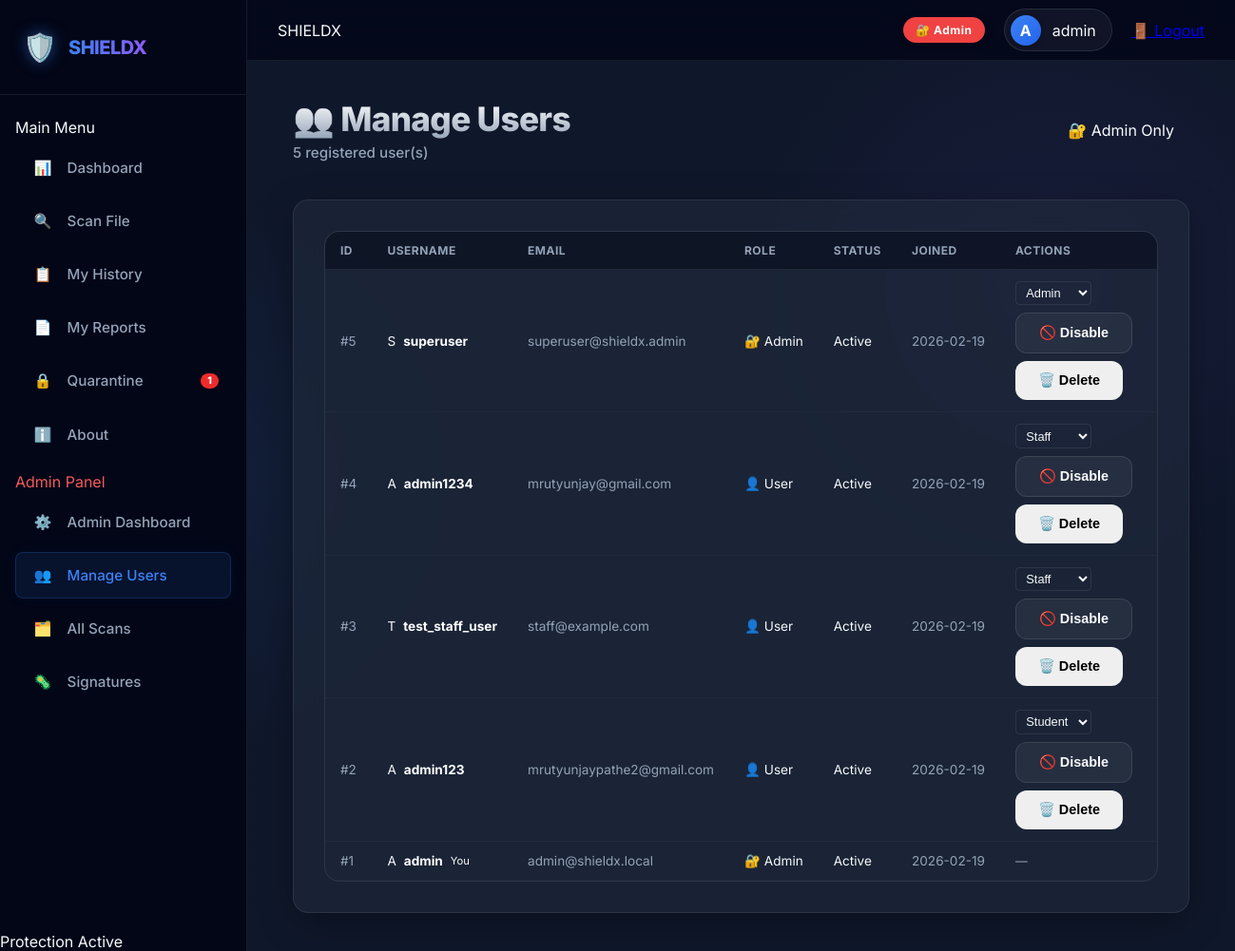
Page /admin/users (signed in) on the committed database.
### web/models.py (models this page shows, shortened)
class User(UserMixin, db.Model):
    __tablename__ = "users"
    id            = db.Column(db.Integer, primary_key=True)
    username      = db.Column(db.String(80),  unique=True, nullable=False)
    email         = db.Column(db.String(120), unique=True, nullable=False)
    password_hash = db.Column(db.String(256), nullable=False)
    role          = db.Column(db.String(20), default="student")  # student | staff | admin
    is_active     = db.Column(db.Boolean, default=True)
    created_at    = db.Column(db.DateTime, default=datetime.utcnow)
    @property
    def is_admin(self) -> bool:
        return self.role == "admin"
    @property
    def role_label(self) -> str:
        return {"student": "🎓 Student", "staff": "👔 Staff", "admin": "🔐 Admin"}.get(self.role, self.role)
    @property
    def role_color(self) -> str:
        return {
            "student": "hsl(213,94%,60%)",
            "staff":   "hsl(142,71%,45%)",
            "admin":   "hsl(0,85%,60%)",
        }.get(self.role, "var(--text-muted)")

### web/admin.py (the view)
@admin_bp.route("/users")
@admin_required
def users():
    all_users = User.query.order_by(User.created_at.desc()).all()
    return render_template("admin/users.html", users=all_users, roles=ROLES)

### web/admin.py (called while the page is built)
def admin_required(f):
    @wraps(f)
    @login_required
    def decorated(*args, **kwargs):
        if not current_user.is_admin:
            flash("Admin access required.", "error")
            return redirect(url_for("main.index"))
        return f(*args, **kwargs)
    return decorated

### web/quarantine.py (called while the page is built)
def _load() -> list:
    if not _INDEX_FILE or not os.path.exists(_INDEX_FILE):
        return []
    try:
        with open(_INDEX_FILE, "r") as f:
            return json.load(f)
    except Exception:
        return []

def get_all(user_id: int = None, admin: bool = False) -> list:
    index = _load()
    if admin:
        return index
    if user_id is not None:
        return [e for e in index if e.get("user_id") == user_id]
    return []

### web/templates/admin/users.html (shortened to what this page needs)
{% extends "base.html" %}
{% block content %}
<div class="page-header">
    <div>
        <h1 class="page-title">👥 Manage Users</h1>
        <p class="page-subtitle">{{ users | length }} registered user(s)</p>
    </div>
    <span class="badge badge-danger" style="padding:0.5rem 1rem;">🔐 Admin Only</span>
</div>
<div class="glass-card">
    {% if users %}
    <div class="table-wrapper">
        <table class="data-table">
            <thead>
                <tr>
                    <th>ID</th>
                    <th>Username</th>
                    <th>Email</th>
                    <th>Role</th>
                    <th>Status</th>
                    <th>Joined</th>
                    <th>Actions</th>
                </tr>
            </thead>
            <tbody>
                {% for user in users %}
                <tr>
                    <td style="color:var(--text-muted)">#{{ user.id }}</td>
                    <td>
                        <div style="display:flex; align-items:center; gap:0.5rem;">
                            <div class="mini-avatar">{{ user.username[0]|upper }}</div>
                            <strong>{{ user.username }}</strong>
                            {% if user.id == current_user.id %}
                            <span class="badge badge-low" style="font-size:0.7rem;">You</span>
                            {% endif %}
                        </div>
                    </td>
                    <td style="color:var(--text-muted); font-size:0.85rem;">{{ user.email }}</td>
                    <td>
                        {% if user.is_admin %}
                        <span class="badge badge-danger">🔐 Admin</span>
                        {% else %}
                        <span class="badge badge-low">👤 User</span>
                        {% endif %}
                    </td>
                    <td>
                        {% if user.is_active %}
                        <span class="badge badge-success">Active</span>
                        {% else %}
                        <span class="badge"
                            style="background:hsl(222,22%,18%); color:var(--text-muted); border:1px solid var(--border);">Disabled</span>
                        {% endif %}
                    </td>
                    <td style="color:var(--text-muted); font-size:0.85rem;">{{ user.created_at.strftime('%Y-%m-%d') }}
                    </td>
                    <td>
                        {% if user.id != current_user.id %}
                        <div style="display:flex; gap:0.5rem; flex-wrap:wrap;">
                            <form method="POST" action="{{ url_for('admin.set_role', user_id=user.id) }}"
                                style="display:inline-flex; align-items:center;">
                                <select name="role" onchange="this.form.submit()"
                                    style="padding:0.2rem 0.4rem; border-radius:4px; background:var(--bg-main); color:var(--text); border:1px solid var(--border); font-size:0.8rem; cursor:pointer;">
                                    {% for r in roles %}
                                    <option value="{{ r }}" {% if user.role==r %}selected{% endif %}>
                                        {{ r|capitalize }}
                                    </option>
                                    {% endfor %}
                                </select>
                            </form>
                            <form method="POST" action="{{ url_for('admin.toggle_active', user_id=user.id) }}"
                                style="display:inline;">
                                <button type="submit" class="btn btn-ghost btn-sm">
                                    {% if user.is_active %}🚫 Disable{% else %}✅ Enable{% endif %}
                                </button>
                            </form>
                            <form method="POST" action="{{ url_for('admin.delete_user', user_id=user.id) }}"
                                style="display:inline;"
                                onsubmit="return confirm('Delete user {{ user.username }}? This cannot be undone.')">
                                <button type="submit" class="btn btn-danger btn-sm">🗑️ Delete</button>
                            </form>
                        </div>
                        {% else %}
                        <span style="color:var(--text-muted); font-size:0.8rem;">—</span>
                        {% endif %}
                    </td>
                </tr>
                {% endfor %}
            </tbody>
        </table>
    </div>
    {% else %}
    <div class="empty-state">
        <p style="font-size:3rem">👥</p>
        <p>No users found.</p>
    </div>
    {% endif %}
</div>
{% endblock %}

### web/templates/base.html (shortened to what this page needs)
<!DOCTYPE html>
<html lang="en">
<head>
    <link rel="stylesheet" href="{{ url_for('static', filename='css/style.css') }}">
</head>
<body>
    <aside class="sidebar">
        <div class="sidebar-brand">
            <span class="brand-icon">🛡️</span>
            <span class="brand-text">SHIELDX</span>
        </div>
        <nav class="sidebar-nav">
            <p class="nav-section-label">Main Menu</p>
            <a href="{{ url_for('main.index') }}"
                class="nav-item {% if request.endpoint == 'main.index' %}active{% endif %}">
                <span class="nav-icon">📊</span><span>Dashboard</span>
            </a>
            <a href="{{ url_for('main.scan_page') }}"
                class="nav-item {% if request.endpoint == 'main.scan_page' %}active{% endif %}">
                <span class="nav-icon">🔍</span><span>Scan File</span>
            </a>
            <a href="{{ url_for('main.history_page') }}"
                class="nav-item {% if request.endpoint == 'main.history_page' %}active{% endif %}">
                <span class="nav-icon">📋</span><span>My History</span>
            </a>
            <a href="{{ url_for('main.reports_page') }}"
                class="nav-item {% if request.endpoint == 'main.reports_page' %}active{% endif %}">
                <span class="nav-icon">📄</span><span>My Reports</span>
            </a>
            <a href="{{ url_for('main.quarantine_page') }}"
                class="nav-item {% if request.endpoint == 'main.quarantine_page' %}active{% endif %}"
                style="position:relative;">
                <span class="nav-icon">🔒</span><span>Quarantine</span>
                {% if quarantine_count > 0 %}
                <span style="
                    position:absolute; right:0.75rem; top:50%; transform:translateY(-50%);
                    background:hsl(0,85%,55%); color:#fff; font-size:0.65rem; font-weight:800;
                    padding:0.1rem 0.45rem; border-radius:99px; animation:pulse 2s infinite;
                ">{{ quarantine_count }}</span>
                {% endif %}
            </a>
            <a href="{{ url_for('main.about_page') }}"
                class="nav-item {% if request.endpoint == 'main.about_page' %}active{% endif %}">
                <span class="nav-icon">ℹ️</span><span>About</span>
            </a>
            {% if current_user.is_admin %}
            <p class="nav-section-label" style="color: hsl(0,85%,65%);">Admin Panel</p>
            <a href="{{ url_for('admin.dashboard') }}"
                class="nav-item nav-admin {% if request.endpoint == 'admin.dashboard' %}active{% endif %}">
                <span class="nav-icon">⚙️</span><span>Admin Dashboard</span>
            </a>
            <a href="{{ url_for('admin.users') }}"
                class="nav-item nav-admin {% if request.endpoint == 'admin.users' %}active{% endif %}">
                <span class="nav-icon">👥</span><span>Manage Users</span>
            </a>
            <a href="{{ url_for('admin.history') }}"
                class="nav-item nav-admin {% if request.endpoint == 'admin.history' %}active{% endif %}">
                <span class="nav-icon">🗂️</span><span>All Scans</span>
            </a>
            <a href="{{ url_for('admin.signatures') }}"
                class="nav-item nav-admin {% if request.endpoint == 'admin.signatures' %}active{% endif %}">
                <span class="nav-icon">🦠</span><span>Signatures</span>
            </a>
            {% endif %}
        </nav>
        <div class="sidebar-status">
            <span>Protection Active</span>
        </div>
    </aside>
    <header class="topbar">
        <div class="topbar-left">
            <span class="topbar-page">{% block topbar_title %}SHIELDX{% endblock %}</span>
        </div>
        <div class="topbar-right">
            <span class="role-pill" style="background:{{ current_user.role_color }}; color:white;">
                {{ current_user.role_label }}
            </span>
            <div class="user-chip">
                <div class="user-avatar-sm">{{ current_user.username[0] | upper }}</div>
                <span class="user-chip-name">{{ current_user.username }}</span>
            </div>
            <a href="{{ url_for('auth.logout') }}" class="topbar-logout">
                🚪 Logout
            </a>
        </div>
    </header>
    <main class="main-content">
        {% block content %}{% endblock %}
    </main>
</body>
</html>

### rows in the picture
User: role_label "🔐 Admin", username "A", username "admin", id "1", shows "You", email "admin@shieldx.local", is_active "Active", created_at "2026-02-19"
User: id "5", username "S", username "superuser", email "superuser@shieldx.admin", shows "🔐 Admin", is_active "Active", created_at "2026-02-19", role "Admin"
User: id "4", username "A", username "admin1234", email "mrutyunjay@gmail.com", shows "👤 User", is_active "Active", created_at "2026-02-19", role "Staff"
User: id "3", username "T", username "test_staff_user", email "staff@example.com", shows "👤 User", is_active "Active", created_at "2026-02-19", role "Staff"
User: id "2", username "A", username "admin123", email "mrutyunjaypathe2@gmail.com", role "👤 User", is_active "Active", created_at "2026-02-19"

### other values in the picture
{{ quarantine_count }} "1"
{{ users | length }} "5"
form field role "Student"
